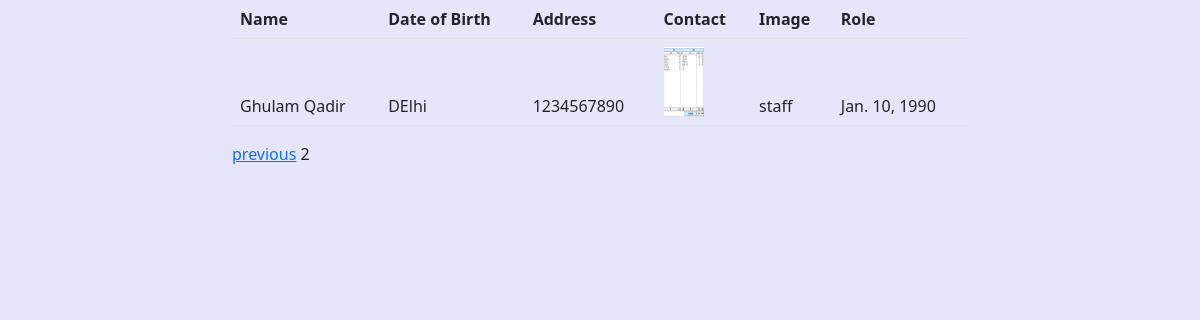
The page /view_profile/?page=2 on the database its author committed.
### user_profile/models.py (models this page shows, shortened)
class UserProfile(models.Model):
    ROLE_CHOICES=(
        ('admin','admin'),
        ('staff','staff'),
        ('student','student'),
    )
    GENDER=(
        ('male','male'),
        ('female','female'),
    )
    ATTENDANCE=(
        ('present','present'),
        ('absent','absent'),
        ('leave','leave')
    )
    first_name=models.CharField(max_length=30,blank=True)
    last_name=models.CharField(max_length=30,blank=True)
    date_of_birth=models.DateField(blank=True)
    address=models.CharField(max_length=150,blank=True)
    role=models.CharField(max_length=10,choices=ROLE_CHOICES,blank=True)
    contact=models.CharField(max_length=15,blank=True)
    gender=models.CharField(max_length=10,choices=GENDER,blank=True)
    attendance=models.CharField(max_length=10,choices=ATTENDANCE,blank=True)
    user_img=models.ImageField(upload_to='uploads/',default=get_default_image,blank=True)

### user_profile/views.py (the view)
# urls.py: path('view_profile/',views.view_profile,name="view_profile"),
def view_profile(request):
    users_data=UserProfile.objects.all()
    paginator=Paginator(users_data,3)
    page_number=request.GET.get('page')
    page=paginator.get_page(page_number)
    context={
        'users_data':users_data,
        'page':page,
    }
    for i in users_data:
        print(i.user_img)
    return render(request,'user_profile/view_profile.html',context)

### templates/user_profile/view_profile.html (shortened to what this page needs)
{% extends 'base.html' %}
{% block content %}
{% load static %}
<table class="table">
    <thead>
        <tr>
            <th>Name</th>
            <th>Date of Birth</th>
            <th>Address</th>
            <th>Contact</th>
            <th>Image</th>
            <th>Role</th>
        </tr>
        {% for data in page %}
        <tr>
            <td>
                {{data.first_name}} {{data.last_name}}
            </td>
            <td>
                {{data.address}}
            </td>
            <td>
                {{data.contact}}
            </td>
            <td>
               <img src="{{ data.user_img.url }}" alt="{% static 'media/images/user.png' %}" class="profile_image_view">
            </td>
            <td>
                {{data.role}}
            </td>
            <td>
                {{data.date_of_birth}}
            </td>
        </tr>
        {% endfor %}
    </thead>
</table>
{% if page.has_previous %}
    <a href="?page={{ page.previous_page_number }}">previous</a>
{% endif %}
<span class="current-page">{{ page.number }}</span>
{% endblock content %}

### static/css/style.css (style rules this page uses)
.base_container { background-color: #E6E6FA; }
.profile_image_view { height:70px !important; width:40px !important; }

### rows shown on the page
UserProfile: first_name "Ghulam", last_name "Qadir", address "DElhi", contact "1234567890", user_img (picture), role "staff", date_of_birth "Jan. 10, 1990"

### other values the page prints
{{ page.number }} "2"
